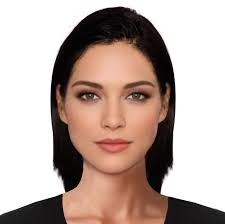
//> input picture FaceEyesDetection/Images/Female.jpg, 225 x 224 px, given in place of the camera
$ ./main   (built with g++ and OpenCV 4)
//> lines starting //> are read from the running program, lines starting //| are printed output that depends on the picture; after the words box and inside, x2 and y2 are one past the last pixel; in counts of white or black regions, pixels touching at a corner belong together
#include "opencv2/objdetect.hpp"
#include "opencv2/highgui.hpp"
#include "opencv2/imgproc.hpp"

#include <vector>
#include <math.h>
#include <iostream>

using namespace cv;
using namespace std;

Mat DeteccaoDoRostoOlhos(Mat frame);

CascadeClassifier rosto_cascade;
CascadeClassifier olhos_cascade;

int main(){

    //Procura os arquivos xml
    if(!rosto_cascade.load("./haarcascades/haarcascade_frontalface_default_cuda.xml")){
        cout << "Erro ao carregar o arquivo haarcascade_frontalface_default_cuda.xml \n\n";
        getchar();
        return 1;
    }
    if(!olhos_cascade.load("./haarcascades/haarcascade_eye.xml")){
        cout << "Erro ao carregar o arquivo haarcascade_eye.xml \n\n";
        getchar();
        return 1;
    }

    VideoCapture camera(0); //Pega a imagem da câmera padrão do computador (0)

    if(!camera.isOpened()){
        cout << "Erro ao abrir a camera \n\n";
        getchar();
        return 1;
    }

    //É uma variavevel matriz
    Mat frame_camera;

    while(1){
        camera.read(frame_camera); //Joga a imagem da câmera na variável entre parenteses
//> frame_camera is the input picture: 224 rows x 225 cols, CV_8UC3; mean B, G, R 160.9, 168.7, 187

        if(frame_camera.empty()){
            frame_camera = imread("./Images/Erro.jpg");
        }

        imshow("Detecção Facial", DeteccaoDoRostoOlhos(frame_camera));

        //Tecla <Esc>, usa a tabela ASCII
        if(waitKey(10) == 27){
            break;
        }
    }

    return 0;
}

//Faz o reconhecimento facilal com a imagem cinza, porém, ele ainda funcoina sem a imgaem cinza, só que
//com ela acinzentada fica melhor o reconhecimento, telvez!!!
Mat DeteccaoDoRostoOlhos(Mat frame){
    Mat frame_cinza;

    //Vecores para desenhar onde esta o rosto e os olhos
    vector<Rect> rosto;
    vector<Rect> olhos;

    //pega o frame e deixa ele cinza, tem que fazer isso porque o OpenCV exige isso
    cvtColor(frame, frame_cinza, COLOR_BGR2GRAY);
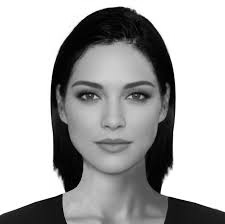
//> frame_cinza: 224 rows x 225 cols, CV_8UC1; min 0, max 255, mean 173.3
    equalizeHist(frame_cinza, frame_cinza); //Equiliza o histograma da imagem
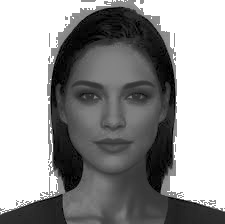
//> frame_cinza: 224 rows x 225 cols, CV_8UC1; min 0, max 255, mean 152.2

    //Detequita o rosto
    //rosto_cascade.detectMultiScale(frame_cinza, rosto, 1.1, 10, CV_HAAR_SCALE_IMAGE | CV_HAAR_DO_CANNY_PRUNING,
    //                             cvSize(0, 0), CvSize(300, 300)); //Outro codigo de detecção facial

    rosto_cascade.detectMultiScale( frame_cinza, rosto, 1.1, 2, 0|CV_HAAR_SCALE_IMAGE, Size(30, 30) );
//> rosto = 1 Rect (x, y, width, height): [59, 54, 110, 110]

    //face_cascade.detectMultiScale( frame_cinza, rosto, 1.1, 2, 0|CASCADE_SCALE_IMAGE, Size(30, 30) ); também funciona
    for(int i = 0; i < rosto.size(); i ++){
        //Desenha um quadrado em volta do rosto
        Point rosto_final   (rosto[i].x + rosto[i].width, rosto[i].y + rosto[i].height);
        Point rosto_inicial (rosto[i].x, rosto[i].y);
        Mat faceROI = frame_cinza(rosto[i]);
        olhos_cascade.detectMultiScale(faceROI, olhos, 1.1, 2, 0 | CV_HAAR_SCALE_IMAGE, Size(30, 30));

        for(size_t j = 0; j < olhos.size(); j ++){
            //Desenha um quadrado em volta do olho
            Point olhos_final   (rosto[i].x + (olhos[j].x + olhos[j].width), rosto[i].y + (olhos[j].y + olhos[j].height));
            Point olhos_inicial (rosto[i].x + olhos[j].x, rosto[i].y + olhos[j].y);
            rectangle(frame, olhos_final, olhos_inicial, cvScalar(0, 0, 255), 1, 8, 0);

            //Desenha um circulo envolta do olho
            //Point olhos_centro ((rosto[i].x + olhos[j].x + olhos[j].width/2), (rosto[i].y + olhos[j].y + olhos[j].height/2);
            //int raio = cvRound ((olhos[j].width + olhos[j].height)*0.25 );
            //circle(frame, olhos_centro, raio, cvScalar(0, 0, 255), 1, 8, 0);
        }

        rectangle(frame, rosto_final, rosto_inicial, cvScalar(0, 255, 0), 1, 8, 0);
    }
//> this loop made 1 pass
//> (rosto_final, rosto_inicial) on pass 1: (Point(169, 164), Point(59, 54))
//> pass 1, in DeteccaoDoRostoOlhos, `Mat faceROI = frame_cinza(rosto[i]);`:
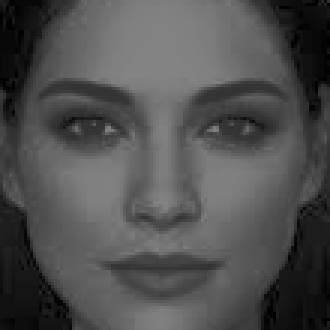
//> faceROI: 110 rows x 110 cols, CV_8UC1 (shown 3 times larger); min 0, max 131, mean 79.4
//> after the loop:
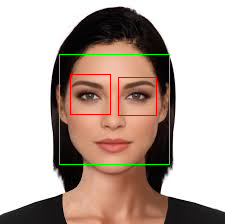
//> frame: 224 rows x 225 cols, CV_8UC3; 1.49% of pixels changed, all inside (x1, y1, x2, y2) = (59, 54, 170, 165)
//> the Esc key is pressed

    return frame;
}
